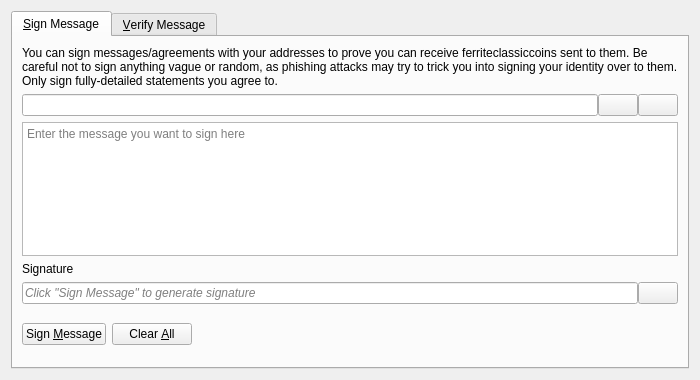
<?xml version="1.0" encoding="UTF-8"?>
<ui version="4.0">
 <class>SignVerifyMessageDialog</class>
 <widget class="QDialog" name="SignVerifyMessageDialog">
  <property name="geometry">
   <rect>
    <x>0</x>
    <y>0</y>
    <width>700</width>
    <height>380</height>
   </rect>
  </property>
  <property name="windowTitle">
   <string>Signatures - Sign / Verify a Message</string>
  </property>
  <property name="modal">
   <bool>true</bool>
  </property>
  <layout class="QVBoxLayout" name="verticalLayout">
   <item>
    <widget class="QTabWidget" name="tabWidget">
     <property name="currentIndex">
      <number>0</number>
     </property>
     <widget class="QWidget" name="tabSignMessage">
      <attribute name="title">
       <string>&amp;Sign Message</string>
      </attribute>
      <layout class="QVBoxLayout" name="verticalLayout_SM">
       <item>
        <widget class="QLabel" name="infoLabel_SM">
         <property name="text">
          <string>You can sign messages/agreements with your addresses to prove you can receive ferriteclassiccoins sent to them. Be careful not to sign anything vague or random, as phishing attacks may try to trick you into signing your identity over to them. Only sign fully-detailed statements you agree to.</string>
         </property>
         <property name="textFormat">
          <enum>Qt::PlainText</enum>
         </property>
         <property name="wordWrap">
          <bool>true</bool>
         </property>
        </widget>
       </item>
       <item>
        <layout class="QHBoxLayout" name="horizontalLayout_1_SM">
         <property name="spacing">
          <number>0</number>
         </property>
         <item>
          <widget class="QValidatedLineEdit" name="addressIn_SM">
           <property name="toolTip">
            <string>The FerriteClassic address to sign the message with</string>
           </property>
          </widget>
         </item>
         <item>
          <widget class="QPushButton" name="addressBookButton_SM">
           <property name="toolTip">
            <string>Choose previously used address</string>
           </property>
           <property name="text">
            <string/>
           </property>
           <property name="icon">
            <iconset resource="../bitcoin.qrc">
             <normaloff>:/icons/address-book</normaloff>:/icons/address-book</iconset>
           </property>
           <property name="shortcut">
            <string>Alt+A</string>
           </property>
           <property name="autoDefault">
            <bool>false</bool>
           </property>
          </widget>
         </item>
         <item>
          <widget class="QPushButton" name="pasteButton_SM">
           <property name="toolTip">
            <string>Paste address from clipboard</string>
           </property>
           <property name="text">
            <string/>
           </property>
           <property name="icon">
            <iconset resource="../bitcoin.qrc">
             <normaloff>:/icons/editpaste</normaloff>:/icons/editpaste</iconset>
           </property>
           <property name="shortcut">
            <string>Alt+P</string>
           </property>
           <property name="autoDefault">
            <bool>false</bool>
           </property>
          </widget>
         </item>
        </layout>
       </item>
       <item>
        <widget class="QPlainTextEdit" name="messageIn_SM">
         <property name="toolTip">
          <string>Enter the message you want to sign here</string>
         </property>
         <property name="placeholderText">
          <string>Enter the message you want to sign here</string>
         </property>
        </widget>
       </item>
       <item>
        <widget class="QLabel" name="signatureLabel_SM">
         <property name="text">
          <string>Signature</string>
         </property>
         <property name="textFormat">
          <enum>Qt::PlainText</enum>
         </property>
        </widget>
       </item>
       <item>
        <layout class="QHBoxLayout" name="horizontalLayout_2_SM">
         <property name="spacing">
          <number>0</number>
         </property>
         <item>
          <widget class="QLineEdit" name="signatureOut_SM">
           <property name="placeholderText">
            <string>Click "Sign Message" to generate signature</string>
           </property>
           <property name="font">
            <font>
             <italic>true</italic>
            </font>
           </property>
           <property name="readOnly">
            <bool>true</bool>
           </property>
          </widget>
         </item>
         <item>
          <widget class="QPushButton" name="copySignatureButton_SM">
           <property name="toolTip">
            <string>Copy the current signature to the system clipboard</string>
           </property>
           <property name="text">
            <string/>
           </property>
           <property name="icon">
            <iconset resource="../bitcoin.qrc">
             <normaloff>:/icons/editcopy</normaloff>:/icons/editcopy</iconset>
           </property>
           <property name="autoDefault">
            <bool>false</bool>
           </property>
          </widget>
         </item>
        </layout>
       </item>
       <item>
        <layout class="QHBoxLayout" name="horizontalLayout_3_SM">
         <item>
          <widget class="QPushButton" name="signMessageButton_SM">
           <property name="toolTip">
            <string>Sign the message to prove you own this FerriteClassic address</string>
           </property>
           <property name="text">
            <string>Sign &amp;Message</string>
           </property>
           <property name="icon">
            <iconset resource="../bitcoin.qrc">
             <normaloff>:/icons/edit</normaloff>:/icons/edit</iconset>
           </property>
           <property name="autoDefault">
            <bool>false</bool>
           </property>
          </widget>
         </item>
         <item>
          <widget class="QPushButton" name="clearButton_SM">
           <property name="toolTip">
            <string>Reset all sign message fields</string>
           </property>
           <property name="text">
            <string>Clear &amp;All</string>
           </property>
           <property name="icon">
            <iconset resource="../bitcoin.qrc">
             <normaloff>:/icons/remove</normaloff>:/icons/remove</iconset>
           </property>
           <property name="autoDefault">
            <bool>false</bool>
           </property>
          </widget>
         </item>
         <item>
          <spacer name="horizontalSpacer_1_SM">
           <property name="orientation">
            <enum>Qt::Horizontal</enum>
           </property>
           <property name="sizeHint" stdset="0">
            <size>
             <width>40</width>
             <height>48</height>
            </size>
           </property>
          </spacer>
         </item>
         <item>
          <widget class="QLabel" name="statusLabel_SM">
           <property name="font">
            <font>
             <weight>75</weight>
             <bold>true</bold>
            </font>
           </property>
           <property name="text">
            <string/>
           </property>
           <property name="wordWrap">
            <bool>true</bool>
           </property>
          </widget>
         </item>
         <item>
          <spacer name="horizontalSpacer_2_SM">
           <property name="orientation">
            <enum>Qt::Horizontal</enum>
           </property>
           <property name="sizeHint" stdset="0">
            <size>
             <width>40</width>
             <height>48</height>
            </size>
           </property>
          </spacer>
         </item>
        </layout>
       </item>
      </layout>
     </widget>
     <widget class="QWidget" name="tabVerifyMessage">
      <attribute name="title">
       <string>&amp;Verify Message</string>
      </attribute>
      <layout class="QVBoxLayout" name="verticalLayout_VM">
       <item>
        <widget class="QLabel" name="infoLabel_VM">
         <property name="text">
          <string>Enter the receiver's address, message (ensure you copy line breaks, spaces, tabs, etc. exactly) and signature below to verify the message. Be careful not to read more into the signature than what is in the signed message itself, to avoid being tricked by a man-in-the-middle attack. Note that this only proves the signing party receives with the address, it cannot prove sendership of any transaction!</string>
         </property>
         <property name="textFormat">
          <enum>Qt::PlainText</enum>
         </property>
         <property name="alignment">
          <set>Qt::AlignLeading|Qt::AlignLeft|Qt::AlignTop</set>
         </property>
         <property name="wordWrap">
          <bool>true</bool>
         </property>
        </widget>
       </item>
       <item>
        <layout class="QHBoxLayout" name="horizontalLayout_1_VM">
         <property name="spacing">
          <number>0</number>
         </property>
         <item>
          <widget class="QValidatedLineEdit" name="addressIn_VM">
           <property name="toolTip">
            <string>The FerriteClassic address the message was signed with</string>
           </property>
          </widget>
         </item>
         <item>
          <widget class="QPushButton" name="addressBookButton_VM">
           <property name="toolTip">
            <string>Choose previously used address</string>
           </property>
           <property name="text">
            <string/>
           </property>
           <property name="icon">
            <iconset resource="../bitcoin.qrc">
             <normaloff>:/icons/address-book</normaloff>:/icons/address-book</iconset>
           </property>
           <property name="shortcut">
            <string>Alt+A</string>
           </property>
           <property name="autoDefault">
            <bool>false</bool>
           </property>
          </widget>
         </item>
        </layout>
       </item>
       <item>
        <widget class="QPlainTextEdit" name="messageIn_VM">
          <property name="toolTip">
            <string>The signed message to verify</string>
          </property>
          <property name="placeholderText">
            <string>The signed message to verify</string>
          </property>
        </widget>
       </item>
       <item>
        <widget class="QValidatedLineEdit" name="signatureIn_VM">
          <property name="toolTip">
            <string>The signature given when the message was signed</string>
          </property>
          <property name="placeholderText">
            <string>The signature given when the message was signed</string>
          </property>
        </widget>
       </item>
       <item>
        <layout class="QHBoxLayout" name="horizontalLayout_2_VM">
         <item>
          <widget class="QPushButton" name="verifyMessageButton_VM">
           <property name="toolTip">
            <string>Verify the message to ensure it was signed with the specified FerriteClassic address</string>
           </property>
           <property name="text">
            <string>Verify &amp;Message</string>
           </property>
           <property name="icon">
            <iconset resource="../bitcoin.qrc">
             <normaloff>:/icons/transaction_0</normaloff>:/icons/transaction_0</iconset>
           </property>
           <property name="autoDefault">
            <bool>false</bool>
           </property>
          </widget>
         </item>
         <item>
          <widget class="QPushButton" name="clearButton_VM">
           <property name="toolTip">
            <string>Reset all verify message fields</string>
           </property>
           <property name="text">
            <string>Clear &amp;All</string>
           </property>
           <property name="icon">
            <iconset resource="../bitcoin.qrc">
             <normaloff>:/icons/remove</normaloff>:/icons/remove</iconset>
           </property>
           <property name="autoDefault">
            <bool>false</bool>
           </property>
          </widget>
         </item>
         <item>
          <spacer name="horizontalSpacer_1_VM">
           <property name="orientation">
            <enum>Qt::Horizontal</enum>
           </property>
           <property name="sizeHint" stdset="0">
            <size>
             <width>40</width>
             <height>48</height>
            </size>
           </property>
          </spacer>
         </item>
         <item>
          <widget class="QLabel" name="statusLabel_VM">
           <property name="font">
            <font>
             <weight>75</weight>
             <bold>true</bold>
            </font>
           </property>
           <property name="text">
            <string/>
           </property>
           <property name="wordWrap">
            <bool>true</bool>
           </property>
          </widget>
         </item>
         <item>
          <spacer name="horizontalSpacer_2_VM">
           <property name="orientation">
            <enum>Qt::Horizontal</enum>
           </property>
           <property name="sizeHint" stdset="0">
            <size>
             <width>40</width>
             <height>48</height>
            </size>
           </property>
          </spacer>
         </item>
        </layout>
       </item>
      </layout>
     </widget>
    </widget>
   </item>
  </layout>
 </widget>
 <customwidgets>
  <customwidget>
   <class>QValidatedLineEdit</class>
   <extends>QLineEdit</extends>
   <header>qt/qvalidatedlineedit.h</header>
  </customwidget>
 </customwidgets>
 <resources>
  <include location="../bitcoin.qrc"/>
 </resources>
 <connections/>
</ui>
